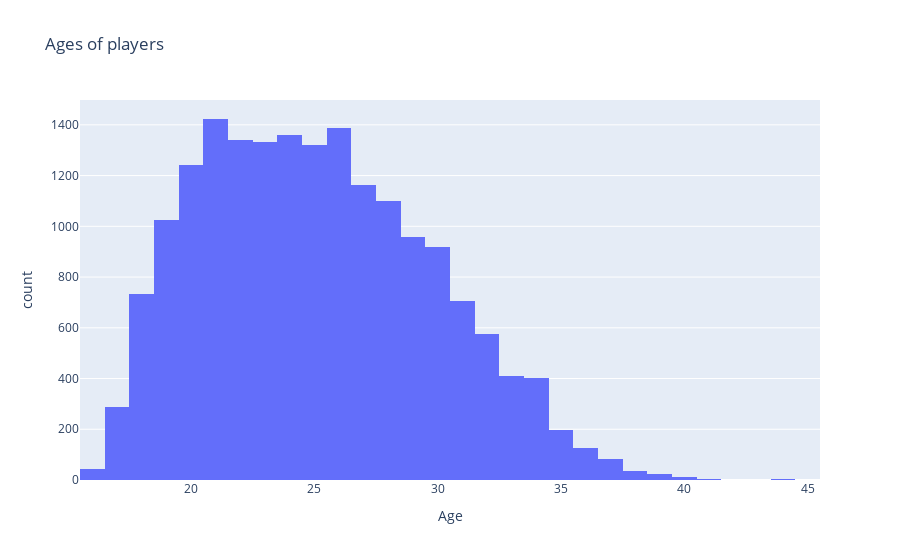

Notebook code for this chart:
### Markdown cell above
# Изучите распределение возростов с помощью Age [px.histogram](https://plotly.com/python/histograms/), изучите [более продвинутые методы](https://plotly.com/python/distplot/) визуализации распределений

### Code cell
# Ваш код красивый и самый лучший сюда 
fig = px.histogram(df, x="Age", title='Ages of players')
fig.show()

### Figure 1 — Plotly figure (JSON) as saved in the notebook; plotly's stock layout.template omitted (floating-point values rounded to 4 significant figures; data arrays with more than 128 entries replaced by an {"elided": "..."} marker saying what was removed)
{"data": [{"alignmentgroup": "True", "bingroup": "x", "hovertemplate": "Age=%{x}<br>count=%{y}<extra></extra>", "legendgroup": "", "marker": {"color": "#636efa", "pattern": {"shape": ""}}, "name": "", "offsetgroup": "", "orientation": "v", "showlegend": false, "type": "histogram", "x": {"elided": "18207 int values"}, "xaxis": "x", "yaxis": "y"}], "layout": {"barmode": "relative", "legend": {"tracegroupgap": 0}, "title": {"text": "Ages of players"}, "xaxis": {"anchor": "y", "domain": [0, 1], "title": {"text": "Age"}}, "yaxis": {"anchor": "x", "domain": [0, 1], "title": {"text": "count"}}}}
